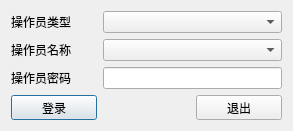
<?xml version="1.0" encoding="UTF-8"?>
<ui version="4.0">
 <class>QLoginWndBase</class>
 <widget class="QDialog" name="QLoginWndBase">
  <property name="geometry">
   <rect>
    <x>0</x>
    <y>0</y>
    <width>293</width>
    <height>131</height>
   </rect>
  </property>
  <property name="minimumSize">
   <size>
    <width>293</width>
    <height>131</height>
   </size>
  </property>
  <property name="windowTitle">
   <string>登录</string>
  </property>
  <property name="windowIcon">
   <iconset>
    <normaloff>png/login.png</normaloff>png/login.png</iconset>
  </property>
  <layout class="QGridLayout" name="gridLayout">
   <item row="0" column="1" colspan="2">
    <widget class="QComboBox" name="m_cbxType">
     <property name="focusPolicy">
      <enum>Qt::StrongFocus</enum>
     </property>
    </widget>
   </item>
   <item row="0" column="0">
    <widget class="QLabel" name="textLabel1">
     <property name="text">
      <string>操作员类型</string>
     </property>
     <property name="wordWrap">
      <bool>false</bool>
     </property>
    </widget>
   </item>
   <item row="1" column="1" colspan="2">
    <widget class="QComboBox" name="m_cbxName"/>
   </item>
   <item row="1" column="0">
    <widget class="QLabel" name="textLabel2">
     <property name="text">
      <string>操作员名称</string>
     </property>
     <property name="wordWrap">
      <bool>false</bool>
     </property>
    </widget>
   </item>
   <item row="2" column="0">
    <widget class="QLabel" name="textLabel3">
     <property name="text">
      <string>操作员密码</string>
     </property>
     <property name="wordWrap">
      <bool>false</bool>
     </property>
    </widget>
   </item>
   <item row="2" column="1" colspan="2">
    <widget class="QLineEdit" name="m_edtPassword">
     <property name="echoMode">
      <enum>QLineEdit::Password</enum>
     </property>
    </widget>
   </item>
   <item row="4" column="0">
    <widget class="QPushButton" name="m_btnOK">
     <property name="text">
      <string>登录</string>
     </property>
    </widget>
   </item>
   <item row="4" column="2">
    <widget class="QPushButton" name="m_btnCancel">
     <property name="text">
      <string>退出</string>
     </property>
    </widget>
   </item>
  </layout>
 </widget>
 <tabstops>
  <tabstop>m_edtPassword</tabstop>
  <tabstop>m_btnOK</tabstop>
  <tabstop>m_btnCancel</tabstop>
  <tabstop>m_cbxType</tabstop>
  <tabstop>m_cbxName</tabstop>
 </tabstops>
 <resources/>
 <connections/>
</ui>
